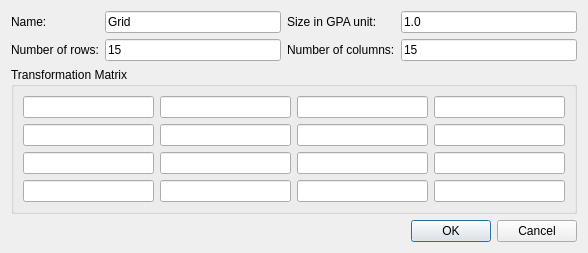
<ui version="4.0" >
 <class>GridProperty</class>
 <widget class="QDialog" name="GridProperty" >
  <property name="geometry" >
   <rect>
    <x>0</x>
    <y>0</y>
    <width>588</width>
    <height>233</height>
   </rect>
  </property>
  <property name="windowTitle" >
   <string>Dialog</string>
  </property>
  <layout class="QGridLayout" name="gridLayout" >
   <item row="3" column="0" >
    <widget class="QLabel" name="label_2" >
     <property name="text" >
      <string>Number of rows:</string>
     </property>
    </widget>
   </item>
   <item row="3" column="1" >
    <widget class="QLineEdit" name="line1" >
     <property name="text" >
      <string>15</string>
     </property>
    </widget>
   </item>
   <item row="1" column="1" >
    <widget class="QLineEdit" name="lineEdit" >
     <property name="text" >
      <string>Grid</string>
     </property>
    </widget>
   </item>
   <item row="1" column="0" >
    <widget class="QLabel" name="label_15" >
     <property name="text" >
      <string>Name:</string>
     </property>
    </widget>
   </item>
   <item row="9" column="3" >
    <widget class="QDialogButtonBox" name="buttonBox" >
     <property name="orientation" >
      <enum>Qt::Horizontal</enum>
     </property>
     <property name="standardButtons" >
      <set>QDialogButtonBox::Cancel|QDialogButtonBox::Ok</set>
     </property>
    </widget>
   </item>
   <item row="4" column="0" colspan="4" >
    <widget class="QGroupBox" name="groupBox" >
     <property name="title" >
      <string>Transformation Matrix</string>
     </property>
     <layout class="QGridLayout" name="gridLayout_2" >
      <item row="0" column="0" >
       <widget class="QLineEdit" name="mat00" />
      </item>
      <item row="0" column="1" >
       <widget class="QLineEdit" name="mat01" />
      </item>
      <item row="0" column="2" >
       <widget class="QLineEdit" name="mat02" />
      </item>
      <item row="0" column="3" >
       <widget class="QLineEdit" name="mat03" />
      </item>
      <item row="3" column="3" >
       <widget class="QLineEdit" name="mat33" />
      </item>
      <item row="3" column="2" >
       <widget class="QLineEdit" name="mat32" />
      </item>
      <item row="3" column="1" >
       <widget class="QLineEdit" name="mat31" />
      </item>
      <item row="3" column="0" >
       <widget class="QLineEdit" name="mat30" />
      </item>
      <item row="1" column="0" >
       <widget class="QLineEdit" name="mat10" />
      </item>
      <item row="1" column="1" >
       <widget class="QLineEdit" name="mat11" />
      </item>
      <item row="1" column="2" >
       <widget class="QLineEdit" name="mat12" />
      </item>
      <item row="1" column="3" >
       <widget class="QLineEdit" name="mat13" />
      </item>
      <item row="2" column="0" >
       <widget class="QLineEdit" name="mat20" />
      </item>
      <item row="2" column="1" >
       <widget class="QLineEdit" name="mat21" />
      </item>
      <item row="2" column="2" >
       <widget class="QLineEdit" name="mat22" />
      </item>
      <item row="2" column="3" >
       <widget class="QLineEdit" name="mat23" />
      </item>
     </layout>
    </widget>
   </item>
   <item row="1" column="2" >
    <widget class="QLabel" name="label_13" >
     <property name="text" >
      <string>Size in GPA unit:</string>
     </property>
    </widget>
   </item>
   <item row="1" column="3" >
    <widget class="QLineEdit" name="lineEdit_2" >
     <property name="text" >
      <string>1.0</string>
     </property>
    </widget>
   </item>
   <item row="3" column="2" >
    <widget class="QLabel" name="label_3" >
     <property name="text" >
      <string>Number of columns:</string>
     </property>
    </widget>
   </item>
   <item row="3" column="3" >
    <widget class="QLineEdit" name="line2" >
     <property name="text" >
      <string>15</string>
     </property>
    </widget>
   </item>
  </layout>
 </widget>
 <resources/>
 <connections>
  <connection>
   <sender>buttonBox</sender>
   <signal>accepted()</signal>
   <receiver>GridProperty</receiver>
   <slot>accept()</slot>
   <hints>
    <hint type="sourcelabel" >
     <x>248</x>
     <y>254</y>
    </hint>
    <hint type="destinationlabel" >
     <x>157</x>
     <y>274</y>
    </hint>
   </hints>
  </connection>
  <connection>
   <sender>buttonBox</sender>
   <signal>rejected()</signal>
   <receiver>GridProperty</receiver>
   <slot>reject()</slot>
   <hints>
    <hint type="sourcelabel" >
     <x>316</x>
     <y>260</y>
    </hint>
    <hint type="destinationlabel" >
     <x>286</x>
     <y>274</y>
    </hint>
   </hints>
  </connection>
 </connections>
</ui>
